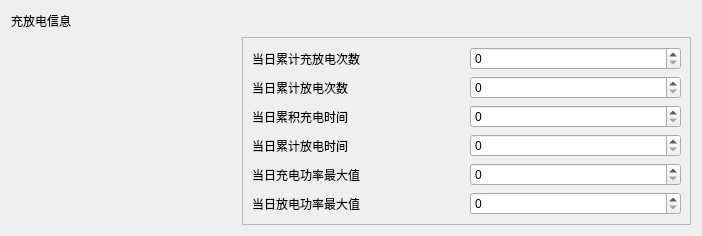
<?xml version="1.0" encoding="UTF-8"?>
<ui version="4.0">
 <class>ChargMessage</class>
 <widget class="QWidget" name="ChargMessage">
  <property name="geometry">
   <rect>
    <x>0</x>
    <y>0</y>
    <width>702</width>
    <height>216</height>
   </rect>
  </property>
  <property name="windowTitle">
   <string>Form</string>
  </property>
  <property name="k2" stdset="0">
   <bool>true</bool>
  </property>
  <layout class="QGridLayout" name="gridLayout_2" rowstretch="0,1" columnstretch="1,2">
   <item row="0" column="0" colspan="2">
    <layout class="QHBoxLayout" name="horizontalLayout">
     <item>
      <widget class="QLabel" name="label">
       <property name="sizePolicy">
        <sizepolicy hsizetype="Preferred" vsizetype="Fixed">
         <horstretch>0</horstretch>
         <verstretch>0</verstretch>
        </sizepolicy>
       </property>
       <property name="text">
        <string>充放电信息</string>
       </property>
       <property name="k2" stdset="0">
        <bool>true</bool>
       </property>
      </widget>
     </item>
     <item>
      <spacer name="horizontalSpacer">
       <property name="orientation">
        <enum>Qt::Horizontal</enum>
       </property>
       <property name="sizeHint" stdset="0">
        <size>
         <width>40</width>
         <height>20</height>
        </size>
       </property>
      </spacer>
     </item>
    </layout>
   </item>
   <item row="1" column="0">
    <layout class="QVBoxLayout" name="verticalLayout">
     <property name="spacing">
      <number>6</number>
     </property>
     <property name="leftMargin">
      <number>9</number>
     </property>
     <property name="topMargin">
      <number>9</number>
     </property>
     <property name="rightMargin">
      <number>9</number>
     </property>
     <property name="bottomMargin">
      <number>6</number>
     </property>
     <item>
      <widget class="QLabel" name="label_8">
       <property name="styleSheet">
        <string notr="true">image: url(:/png/charg.png);</string>
       </property>
       <property name="text">
        <string/>
       </property>
      </widget>
     </item>
     <item>
      <widget class="QLabel" name="label_9">
       <property name="styleSheet">
        <string notr="true">image: url(:/png/ser.png);</string>
       </property>
       <property name="text">
        <string/>
       </property>
      </widget>
     </item>
    </layout>
   </item>
   <item row="1" column="1">
    <widget class="QFrame" name="frame">
     <property name="frameShape">
      <enum>QFrame::StyledPanel</enum>
     </property>
     <property name="frameShadow">
      <enum>QFrame::Raised</enum>
     </property>
     <property name="k2" stdset="0">
      <bool>true</bool>
     </property>
     <layout class="QGridLayout" name="gridLayout">
      <item row="0" column="0">
       <layout class="QHBoxLayout" name="horizontalLayout_2">
        <item>
         <widget class="QLabel" name="label_2">
          <property name="text">
           <string>当日累计充放电次数</string>
          </property>
         </widget>
        </item>
        <item>
         <widget class="QSpinBox" name="spinBox"/>
        </item>
       </layout>
      </item>
      <item row="1" column="0">
       <layout class="QHBoxLayout" name="horizontalLayout_3">
        <item>
         <widget class="QLabel" name="label_3">
          <property name="text">
           <string>当日累计放电次数</string>
          </property>
         </widget>
        </item>
        <item>
         <widget class="QSpinBox" name="spinBox_2"/>
        </item>
       </layout>
      </item>
      <item row="2" column="0">
       <layout class="QHBoxLayout" name="horizontalLayout_4">
        <item>
         <widget class="QLabel" name="label_4">
          <property name="text">
           <string>当日累积充电时间</string>
          </property>
         </widget>
        </item>
        <item>
         <widget class="QSpinBox" name="spinBox_3"/>
        </item>
       </layout>
      </item>
      <item row="3" column="0">
       <layout class="QHBoxLayout" name="horizontalLayout_5">
        <item>
         <widget class="QLabel" name="label_5">
          <property name="text">
           <string>当日累计放电时间</string>
          </property>
         </widget>
        </item>
        <item>
         <widget class="QSpinBox" name="spinBox_4"/>
        </item>
       </layout>
      </item>
      <item row="4" column="0">
       <layout class="QHBoxLayout" name="horizontalLayout_6">
        <item>
         <widget class="QLabel" name="label_7">
          <property name="text">
           <string>当日充电功率最大值</string>
          </property>
         </widget>
        </item>
        <item>
         <widget class="QSpinBox" name="spinBox_5"/>
        </item>
       </layout>
      </item>
      <item row="5" column="0">
       <layout class="QHBoxLayout" name="horizontalLayout_7">
        <item>
         <widget class="QLabel" name="label_6">
          <property name="text">
           <string>当日放电功率最大值</string>
          </property>
         </widget>
        </item>
        <item>
         <widget class="QSpinBox" name="spinBox_6"/>
        </item>
       </layout>
      </item>
     </layout>
    </widget>
   </item>
  </layout>
 </widget>
 <resources/>
 <connections/>
</ui>
